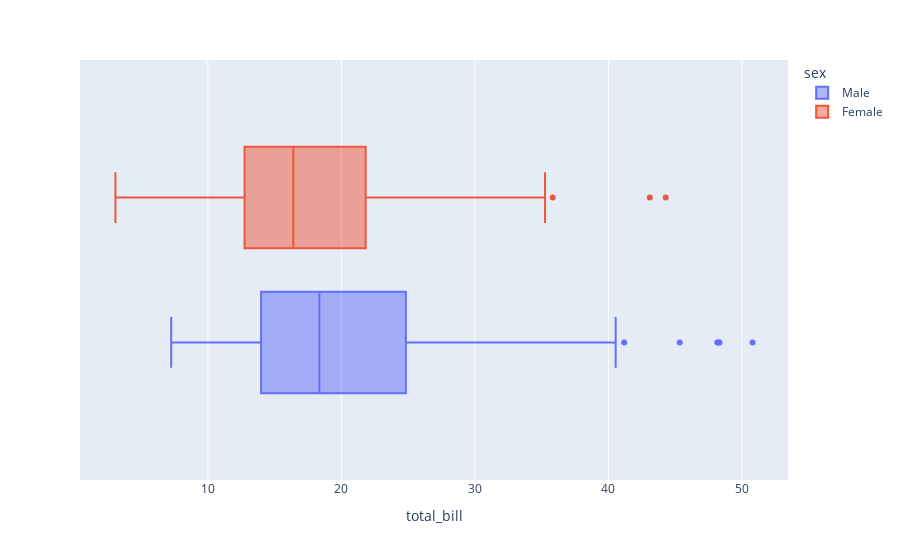

Notebook code cell kept with this figure:
### Code cell
px.box(tips, 'total_bill',color='sex')

### Figure 1 — Plotly figure (JSON) as saved in the notebook; plotly's stock layout.template omitted (floating-point values rounded to 4 significant figures; data arrays with more than 128 entries replaced by an {"elided": "..."} marker saying what was removed)
{"data": [{"alignmentgroup": "True", "hovertemplate": "sex=Male<br>total_bill=%{x}<extra></extra>", "legendgroup": "Male", "marker": {"color": "#636efa"}, "name": "Male", "notched": false, "offsetgroup": "Male", "orientation": "h", "showlegend": true, "type": "box", "x": {"elided": "157 float values"}, "x0": " ", "xaxis": "x", "y0": " ", "yaxis": "y"}, {"alignmentgroup": "True", "hovertemplate": "sex=Female<br>total_bill=%{x}<extra></extra>", "legendgroup": "Female", "marker": {"color": "#EF553B"}, "name": "Female", "notched": false, "offsetgroup": "Female", "orientation": "h", "showlegend": true, "type": "box", "x": [44.3, 43.11, 35.83, 35.26, 34.83, 34.81, 30.14, 29.8, 27.18, 26.41, 29.85, 26.86, 27.05, 25.71, 28.17, 25, 24.08, 24.59, 25.28, 22.75, 22.12, 22.42, 20.69, 20.29, 20.27, 20.9, 18.64, 20.92, 19.65, 16.99, 18.78, 19.81, 18.26, 18.15, 17.51, 16.21, 16.43, 17.07, 16.45, 17.47, 16.4, 16.93, 17.31, 16.27, 15.77, 16.97, 16.47, 15.98, 14.73, 14.52, 15.38, 14.15, 15.06, 16.32, 14.83, 12.9, 13.42, 13, 13, 13.39, 13.27, 12.74, 12.43, 12.76, 13.16, 14.31, 12.26, 11.87, 12.48, 13.42, 11.17, 11.38, 10.65, 10.59, 11.35, 10.33, 10.63, 10.33, 10.07, 10.09, 10.29, 8.51, 8.35, 7.25, 9.6, 5.75, 3.07], "x0": " ", "xaxis": "x", "y0": " ", "yaxis": "y"}], "layout": {"boxmode": "group", "legend": {"title": {"text": "sex"}, "tracegroupgap": 0}, "margin": {"t": 60}, "xaxis": {"anchor": "y", "domain": [0, 1], "title": {"text": "total_bill"}}, "yaxis": {"anchor": "x", "domain": [0, 1]}}}
